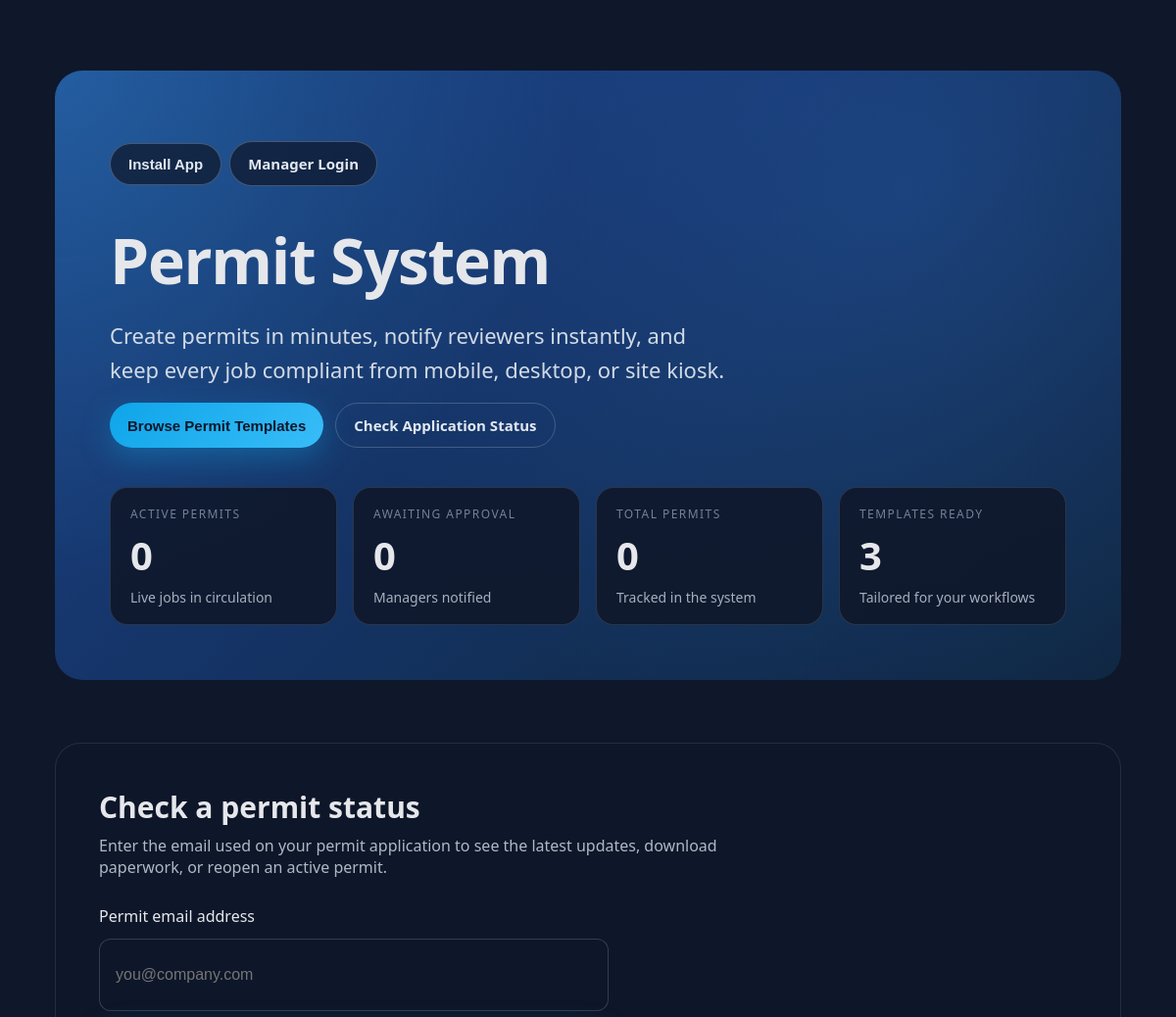
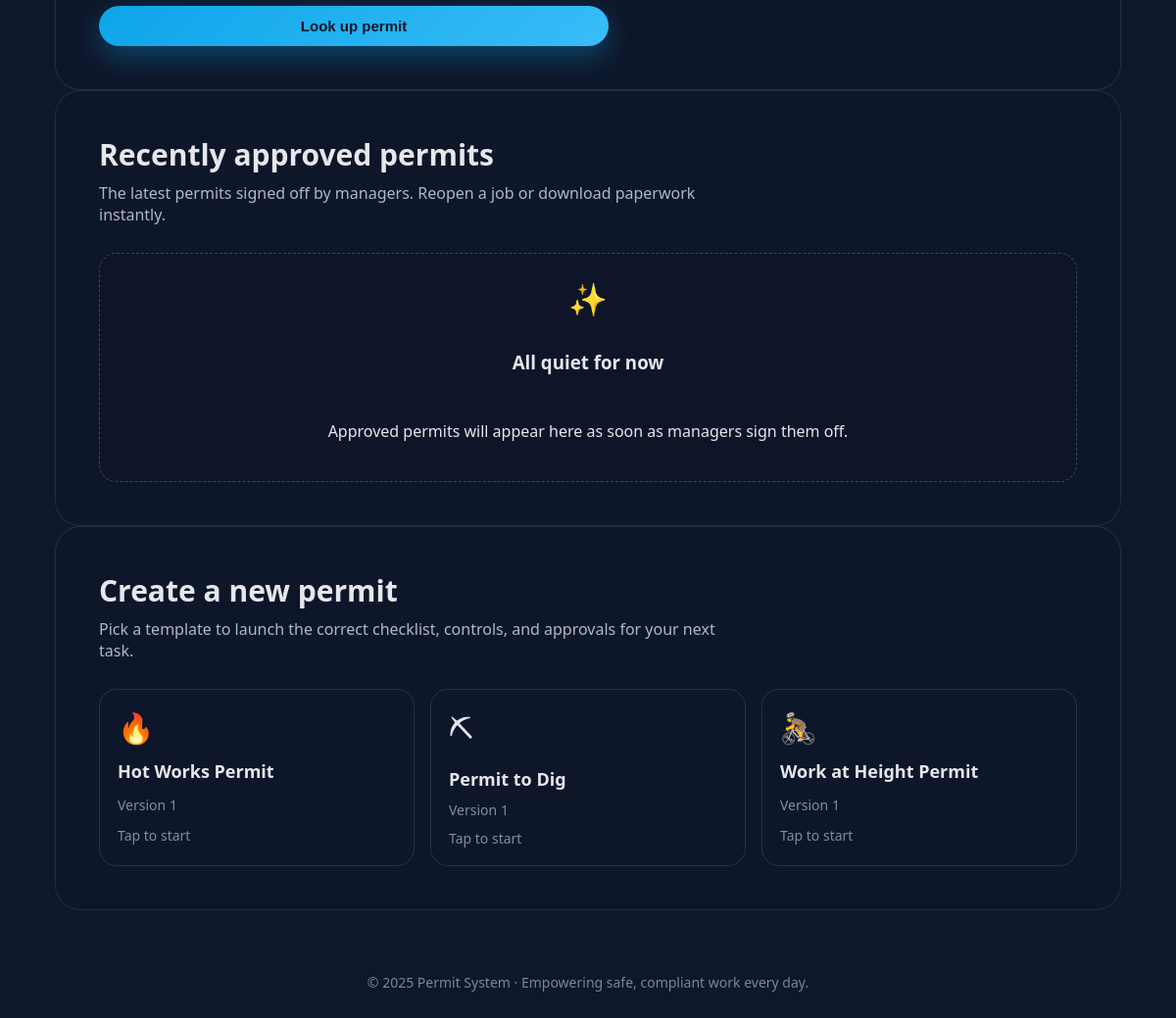
The page / on the database its author committed (2 pictures, top to bottom).
### tables this page shows
CREATE TABLE `form_templates` (
  `id` char(36) NOT NULL,
  `name` varchar(191) NOT NULL,
  `version` int NOT NULL DEFAULT '1',
  `json_schema` mediumtext NOT NULL,
  `ui_schema` mediumtext,
  `created_by` varchar(191) DEFAULT NULL,
  `published_at` datetime DEFAULT NULL,
  `created_at` datetime NOT NULL DEFAULT CURRENT_TIMESTAMP,
  `updated_at` datetime NOT NULL DEFAULT CURRENT_TIMESTAMP ON UPDATE CURRENT_TIMESTAMP,
  `active` tinyint(1) DEFAULT '1' COMMENT 'Is template active/visible',
  `form_structure` text,
  `description` text
);

### src/cache-helper.php (called while the page is built, shortened)
<?php
function resolve_asset_path(string $path): ?string
{
    $normalized = '/' . ltrim($path, '/');
    static $root = null;
    if ($root === null) {
        $root = realpath(__DIR__ . '/..') ?: __DIR__ . '/..';
    }
    $candidates = [$root . $normalized];
    $envPublic = $_ENV['APP_PUBLIC_PATH'] ?? $_ENV['ASSET_PUBLIC_PATH'] ?? '';
    $documentRoot = $_SERVER['DOCUMENT_ROOT'] ?? ($_ENV['DOCUMENT_ROOT'] ?? '');
    if ($documentRoot !== '') {
        $candidates[] = rtrim($documentRoot, '/') . $normalized;
    }
    foreach ($candidates as $candidate) {
        if (is_file($candidate)) {
            return $candidate;
        }
    }
    return null;
}
function asset_version(string $path): string
{
    static $versionCache = [];
    $resolved = resolve_asset_path($path);
    if ($resolved) {
        $versionCache[$path] = (string) filemtime($resolved);
        return $versionCache[$path];
    }
    $versionCache[$path] = (string) time();
    return $versionCache[$path];
}
function asset(string $path): string
{
    $version = asset_version($path);
    $baseUrl = rtrim((string) ($_ENV['APP_URL'] ?? ''), '/');
    $basePathRaw = (string) ($_ENV['APP_BASE_PATH'] ?? '/');
    $basePathTrim = trim($basePathRaw);
    if ($basePathTrim === '' || $basePathTrim === '/') {
        $basePath = '';
    } else {
        $basePath = '/' . trim($basePathTrim, '/');
    }
    $normalized = '/' . ltrim($path, '/');
    $href = ($baseUrl !== '' ? $baseUrl : '') . $basePath . $normalized;
    $separator = strpos($href, '?') !== false ? '&' : '?';
    return $href . $separator . 'v=' . $version;
}

### src/bootstrap.php (called while the page is built, shortened)
<?php
$root = \realpath(__DIR__ . '/..') ?: __DIR__ . '/..';
require_once __DIR__ . '/cache-helper.php';
try {
    if (\is_file($root . '/.env')) {
        $dotenv = Dotenv::createImmutable($root);
    }
} catch (Throwable $e) {
    error_log('ENV load warning: ' . $e->getMessage());
}
$debug = filter_var($_ENV['APP_DEBUG'] ?? false, FILTER_VALIDATE_BOOLEAN);
$APP_URL = rtrim((string)($_ENV['APP_URL'] ?? ''), '/');
if ($APP_URL === '') {
    $scheme = (!empty($_SERVER['HTTPS']) && $_SERVER['HTTPS'] !== 'off') ? 'https' : 'http';
    $host   = $_SERVER['HTTP_HOST'] ?? ($_SERVER['SERVER_NAME'] ?? 'localhost');
    $APP_URL = $scheme . '://' . $host;
} else {
    $parsedAppUrl = @parse_url($APP_URL);
    $currentHost = $_SERVER['HTTP_HOST'] ?? ($_SERVER['SERVER_NAME'] ?? null);
    if (!empty($currentHost) && is_array($parsedAppUrl)) {
        $appHost = strtolower((string)($parsedAppUrl['host'] ?? ''));
        $isLoopback = in_array($appHost, ['127.0.0.1', 'localhost'], true) || str_starts_with($appHost, '127.');
    }
}
$APP_BASE_PATH = (string)($_ENV['APP_BASE_PATH'] ?? '/');
$cookieSecure   = filter_var($_ENV['SESSION_COOKIE_SECURE']   ?? true, FILTER_VALIDATE_BOOLEAN);
$cookieHttpOnly = filter_var($_ENV['SESSION_COOKIE_HTTPONLY'] ?? true, FILTER_VALIDATE_BOOLEAN);
$sameSite       = (string)($_ENV['SESSION_COOKIE_SAMESITE'] ?? 'Lax');
$sessionName    = (string)($_ENV['SESSION_NAME'] ?? 'permits_session');
final class App
{
    private array $config;
    public function __construct(array $config)
    {
        $this->config = $config;
    }
    public function url(string $path = '/'): string
    {
        $baseUrl = rtrim((string)($this->config['APP_URL'] ?? ''), '/');
        $basePathRaw = (string)($this->config['APP_BASE_PATH'] ?? '/');
        $basePath = trim($basePathRaw);
        if ($basePath === '' || $basePath === '/') {
            $basePath = '';
        } else {
            $basePath = '/' . trim($basePath, '/');
        }
        $normalizedPath = ltrim($path, '/');
        if ($normalizedPath === '') {
            return ($baseUrl !== '' ? $baseUrl : '') . ($basePath !== '' ? $basePath . '/' : '/');
        }
        return ($baseUrl !== '' ? $baseUrl : '') . $basePath . '/' . $normalizedPath;
    }
}
$appConfig = [
    'APP_NAME'      => $_ENV['APP_NAME']      ?? 'Defect Tracker Permits',
    'APP_ENV'       => $_ENV['APP_ENV']       ?? 'production',
    'APP_DEBUG'     => $debug,
    'APP_URL'       => $_ENV['APP_URL'],
    'APP_BASE_PATH' => $_ENV['APP_BASE_PATH'],
    'APP_TIMEZONE'  => $_ENV['APP_TIMEZONE']  ?? 'Europe/London',
    'DB_DRIVER'     => $_ENV['DB_DRIVER']     ?? 'mysql',
    'DB_HOST'       => $_ENV['DB_HOST']       ?? '127.0.0.1',
    'DB_PORT'       => $_ENV['DB_PORT']       ?? '3306',
    'DB_DATABASE'    => $_ENV['DB_DATABASE']   ?? '',
    'DB_USERNAME'    => $_ENV['DB_USERNAME']   ?? '',
    'DB_PASSWORD'    => $_ENV['DB_PASSWORD']   ?? '',
    'DB_CHARSET'     => $_ENV['DB_CHARSET']    ?? 'utf8mb4',
    'DB_COLLATION'   => $_ENV['DB_COLLATION']  ?? 'utf8mb4_unicode_ci',
    'MAIL_DRIVER'   => $_ENV['MAIL_DRIVER']   ?? 'smtp',
    'MAIL_HOST'     => $_ENV['MAIL_HOST']     ?? '',
    'MAIL_PORT'     => $_ENV['MAIL_PORT']     ?? '',
    'MAIL_ENCRYPTION'=>$_ENV['MAIL_ENCRYPTION']?? 'ssl',
    'MAIL_USERNAME' => $_ENV['MAIL_USERNAME'] ?? '',
    'MAIL_PASSWORD' => $_ENV['MAIL_PASSWORD'] ?? '',
    'MAIL_FROM_ADDRESS'=> $_ENV['MAIL_FROM_ADDRESS'] ?? '',
    'MAIL_FROM_NAME'   => $_ENV['MAIL_FROM_NAME']    ?? '',
    'VAPID_PUBLIC_KEY'  => $_ENV['VAPID_PUBLIC_KEY']  ?? '',
    'VAPID_PRIVATE_KEY' => $_ENV['VAPID_PRIVATE_KEY'] ?? '',
    'VAPID_SUBJECT'     => $_ENV['VAPID_SUBJECT']     ?? '',
];
$app = new App($appConfig);
require_once __DIR__ . '/Db.php';
$db = new Db();
return [$app, $db, $root];

### src/Db.php (called while the page is built, shortened)
<?php
final class Db
{
    public function __construct()
    {
        $driver = strtolower((string)($_ENV['DB_DRIVER'] ?? 'mysql'));
        $opts = [
            PDO::ATTR_ERRMODE            => PDO::ERRMODE_EXCEPTION,
            PDO::ATTR_DEFAULT_FETCH_MODE => PDO::FETCH_ASSOC,
            PDO::ATTR_EMULATE_PREPARES   => false,
        ];
        if ($driver === 'mysql') {
            $this->pdo = $this->connectMySql($opts);
            return;
        }
        throw new RuntimeException("Unsupported DB_DRIVER '{$driver}'. Use 'mysql' or 'sqlite'.");
    }
    private function connectMySql(array $opts): PDO
    {
        $host     = trim((string)($_ENV['DB_HOST']     ?? '127.0.0.1'));
        $port     = (string)($_ENV['DB_PORT']          ?? '3306');
        $dbname   = trim((string)($_ENV['DB_DATABASE'] ?? ''));
        $user     = (string)($_ENV['DB_USERNAME']      ?? '');
        $pass     = (string)($_ENV['DB_PASSWORD']      ?? '');
        $charset  = (string)($_ENV['DB_CHARSET']       ?? 'utf8mb4');
        $collate  = (string)($_ENV['DB_COLLATION']     ?? 'utf8mb4_unicode_ci');
        $sqlMode  = (string)($_ENV['DB_SQL_MODE']      ?? '');
        $dsn = "mysql:host={$host};port={$port};dbname={$dbname};charset={$charset}";
        try {
            $pdo = new PDO($dsn, $user, $pass, $opts);
        } catch (PDOException $e) {
            throw new RuntimeException('MySQL connection failed: ' . $e->getMessage(), (int)$e->getCode(), $e);
        }
        $pdo->exec("SET NAMES {$charset} COLLATE {$collate}");
        return $pdo;
    }
}

### index.php (the view, shortened to what this page needs)
<?php
[$app, $db, $root] = require __DIR__ . '/src/bootstrap.php';
$isLoggedIn = isset($_SESSION['user_id']);
$currentUser = null;
$templates = [];
try {
	$templatesStmt = $db->pdo->query('SELECT id, name, version, created_at FROM form_templates ORDER BY name ASC');
	$templates = $templatesStmt->fetchAll(PDO::FETCH_ASSOC);
} catch (Throwable $e) {
	error_log('Error fetching templates: ' . $e->getMessage());
}
$systemStats = [
	'total' => 0,
	'active' => 0,
	'awaiting' => 0,
	'templates' => count($templates),
];
$recentPermits = [];
try {
	$sql = "SELECT f.id, f.ref_number, f.holder_name, f.unique_link, f.valid_to, f.approved_at, f.created_at, f.status, ft.name AS template_name\n            FROM forms f\n            INNER JOIN form_templates ft ON f.template_id = ft.id\n            WHERE f.status IN ('active', 'issued', 'approved')\n            ORDER BY COALESCE(f.approved_at, f.updated_at, f.created_at) DESC\n            LIMIT 4";
	$recentStmt = $db->pdo->query($sql);
	$recentPermits = $recentStmt->fetchAll(PDO::FETCH_ASSOC);
} catch (Throwable $e) {
	error_log('Error fetching recent permits: ' . $e->getMessage());
}
$statusEmail = trim((string)($_GET['check_email'] ?? ''));
$templateIcons = [
	'hot-works-permit' => '&#128293;',
	'permit-to-dig' => '&#9935;',
	'work-at-height-permit' => '&#128692;',
	'confined-space-entry-permit' => '&#128371;',
	'electrical-isolation-energisation-permit' => '&#9889;',
	'environmental-protection-permit' => '&#127795;',
	'hazardous-substances-handling-permit' => '&#9762;',
	'lifting-operations-permit' => '&#128679;',
	'noise-vibration-control-permit' => '&#128266;',
	'roof-access-permit' => '&#127968;',
	'temporary-works-permit' => '&#9881;',
	'traffic-management-interface-permit' => '&#128678;',
	'general-permit-to-work' => '&#128221;',
	'default' => '&#128196;',
];
function slugify_template_name(string $name): string
{
	$slug = strtolower($name);
	$slug = str_replace('&', 'and', $slug);
	$slug = preg_replace('/[^a-z0-9]+/', '-', $slug);
	return trim((string)$slug, '-');
}
function template_icon(string $templateName, array $icons): string
{
	$slug = slugify_template_name($templateName);
	return $icons[$slug] ?? $icons['default'];
}
?>
<!DOCTYPE html>
<html lang="en">
<head>
	<link rel="stylesheet" href="<?php echo htmlspecialchars(asset('assets/app.css'), ENT_QUOTES, 'UTF-8'); ?>">
</head>
<body class="landing-body">
	<div class="site-shell">
		<header class="hero">
			<div class="hero__content">
				<p class="nav-actions">
					<?php if ($isLoggedIn && !empty($currentUser)): ?>
						<span class="nav-actions__welcome">Welcome <?php echo htmlspecialchars($currentUser['name'] ?? 'Manager', ENT_QUOTES, 'UTF-8'); ?></span>
						<a class="btn btn-secondary" href="<?php echo htmlspecialchars($app->url('/dashboard.php'), ENT_QUOTES, 'UTF-8'); ?>">Dashboard</a>
						<a class="btn btn-secondary" href="<?php echo htmlspecialchars($app->url('/logout.php'), ENT_QUOTES, 'UTF-8'); ?>">Logout</a>
					<?php else: ?>
						<button class="btn btn-secondary" type="button" id="installButton">Install App</button>
						<a class="btn btn-secondary" href="<?php echo htmlspecialchars($app->url('/login.php'), ENT_QUOTES, 'UTF-8'); ?>">Manager Login</a>
					<?php endif; ?>
				</p>
				<h1 class="hero__headline">Permit System</h1>
				<p class="hero__lead">Create permits in minutes, notify reviewers instantly, and keep every job compliant from mobile, desktop, or site kiosk.</p>
				<div class="hero__actions">
					<button class="btn btn-accent" type="button" data-template-modal="open">Browse Permit Templates</button>
					<a class="btn btn-ghost" href="#status-checker">Check Application Status</a>
				</div>
			</div>
			<div class="stats-grid">
				<article class="stat-card">
					<span class="stat-card__label">Active permits</span>
					<span class="stat-card__value"><?php echo number_format($systemStats['active']); ?></span>
					<span class="stat-card__meta">Live jobs in circulation</span>
				</article>
				<article class="stat-card">
					<span class="stat-card__label">Awaiting approval</span>
					<span class="stat-card__value"><?php echo number_format($systemStats['awaiting']); ?></span>
					<span class="stat-card__meta">Managers notified</span>
				</article>
				<article class="stat-card">
					<span class="stat-card__label">Total permits</span>
					<span class="stat-card__value"><?php echo number_format($systemStats['total']); ?></span>
					<span class="stat-card__meta">Tracked in the system</span>
				</article>
				<article class="stat-card">
					<span class="stat-card__label">Templates ready</span>
					<span class="stat-card__value"><?php echo number_format($systemStats['templates']); ?></span>
					<span class="stat-card__meta">Tailored for your workflows</span>
				</article>
			</div>
		</header>
		<main class="main-content" aria-live="polite">
			<section class="section" id="status-checker">
				<header class="section__header">
					<h2 class="section__title">Check a permit status</h2>
					<p class="section__lead">Enter the email used on your permit application to see the latest updates, download paperwork, or reopen an active permit.</p>
				</header>
				<form class="status-form" action="<?php echo htmlspecialchars($app->url('/'), ENT_QUOTES, 'UTF-8'); ?>" method="get" novalidate>
					<label class="sr-only" for="check_email">Permit email address</label>
					<input type="email" id="check_email" name="check_email" placeholder="you@company.com" value="<?php echo htmlspecialchars($statusEmail, ENT_QUOTES, 'UTF-8'); ?>" required>
					<button class="btn btn-accent" type="submit">Look up permit</button>
				</form>
			</section>
			<section class="section" id="recent-activity">
				<header class="section__header">
					<h2 class="section__title">Recently approved permits</h2>
					<p class="section__lead">The latest permits signed off by managers. Reopen a job or download paperwork instantly.</p>
				</header>
				<?php if (empty($recentPermits)): ?>
					<div class="empty-state">
						<span class="empty-state__icon">&#10024;</span>
						<h3>All quiet for now</h3>
						<p>Approved permits will appear here as soon as managers sign them off.</p>
					</div>
				<?php endif; ?>
			</section>
			<section class="section" id="templates">
				<header class="section__header">
					<h2 class="section__title">Create a new permit</h2>
					<p class="section__lead">Pick a template to launch the correct checklist, controls, and approvals for your next task.</p>
				</header>
				<?php if (empty($templates)): ?>
					<div class="empty-state">
						<span class="empty-state__icon">&#128196;</span>
						<h3>No templates available</h3>
						<p>Your administrator can add templates from the dashboard. Once published, they will appear here automatically.</p>
					</div>
				<?php else: ?>
					<div class="template-grid" role="list">
						<?php foreach ($templates as $template): ?>
							<a class="template-tile" role="listitem" href="<?php echo htmlspecialchars($app->url('/create-permit-public.php?template=' . urlencode((string)($template['id'] ?? ''))), ENT_QUOTES, 'UTF-8'); ?>">
								<span class="template-tile__icon"><?php echo template_icon($template['name'] ?? '', $templateIcons); ?></span>
								<span class="template-tile__name"><?php echo htmlspecialchars($template['name'] ?? 'Permit template', ENT_QUOTES, 'UTF-8'); ?></span>
								<span class="template-tile__meta">Version <?php echo htmlspecialchars((string)($template['version'] ?? '1'), ENT_QUOTES, 'UTF-8'); ?></span>
								<span class="template-tile__meta">Tap to start</span>
							</a>
						<?php endforeach; ?>
					</div>
				<?php endif; ?>
			</section>
		</main>
		<footer class="site-footer">
			© <?php echo date('Y'); ?> Permit System · Empowering safe, compliant work every day.
		</footer>
	</div>
</body>
</html>

### rows shown on the page
form_templates: name "🔥", name "Hot Works Permit", version "1"
form_templates: name "⛏", name "Permit to Dig", version "1"
form_templates: name "🚴", name "Work at Height Permit", version "1"

### other values the page prints
$systemStats['active'] "0"
$systemStats['awaiting'] "0"
$systemStats['total'] "0"
$systemStats['templates'] "3"
